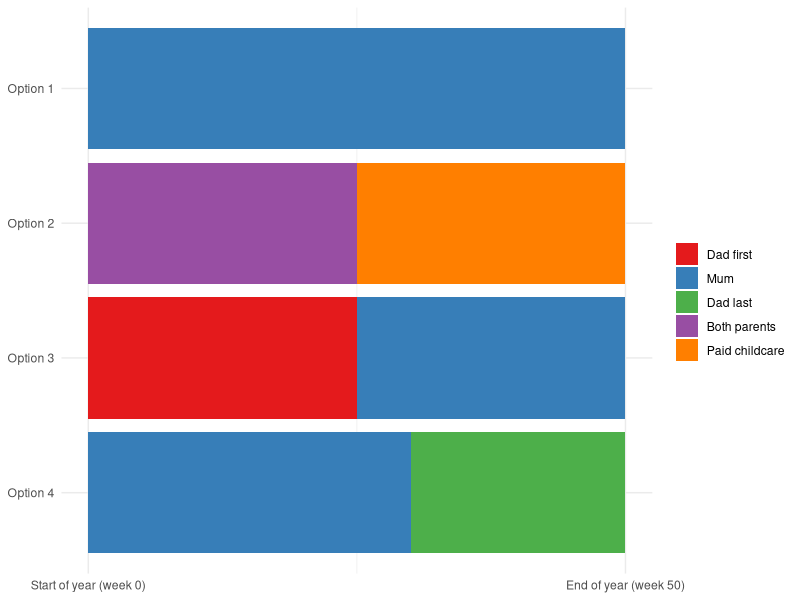

R code for this plot:
## ---- chunk 1
library(ggplot2)
library(dplyr)

df <- tibble(
  option = c("Option 1", 
             "Option 2", "Option 2",
             "Option 3", "Option 3",
             "Option 4", "Option 4"),
  person = c("Mum", 
             "Both parents", "Paid childcare",
             "Dad first", "Mum",
             "Mum", "Dad last"),
  value = c(1, 
            0.5, 0.5,
            0.5, 0.5,
            0.6, 0.4)
) %>% 
  mutate(person = factor(person,
                         levels = c("Dad first", "Mum", "Dad last",
                                    "Both parents", "Paid childcare")),
         option = factor(option,
                         levels = paste("Option", 4:1)))

ggplot(df, aes(x = option, y = value, fill = person)) +
  geom_col() +
  scale_fill_brewer(palette = "Set1",
                    name = "") +
  theme_minimal() + 
  coord_flip() +
  theme(axis.title = element_blank()) +
  scale_y_reverse(labels = c("Start of year (week 0)",
                             "End of year (week 50)"),
                  breaks = 1:0)
